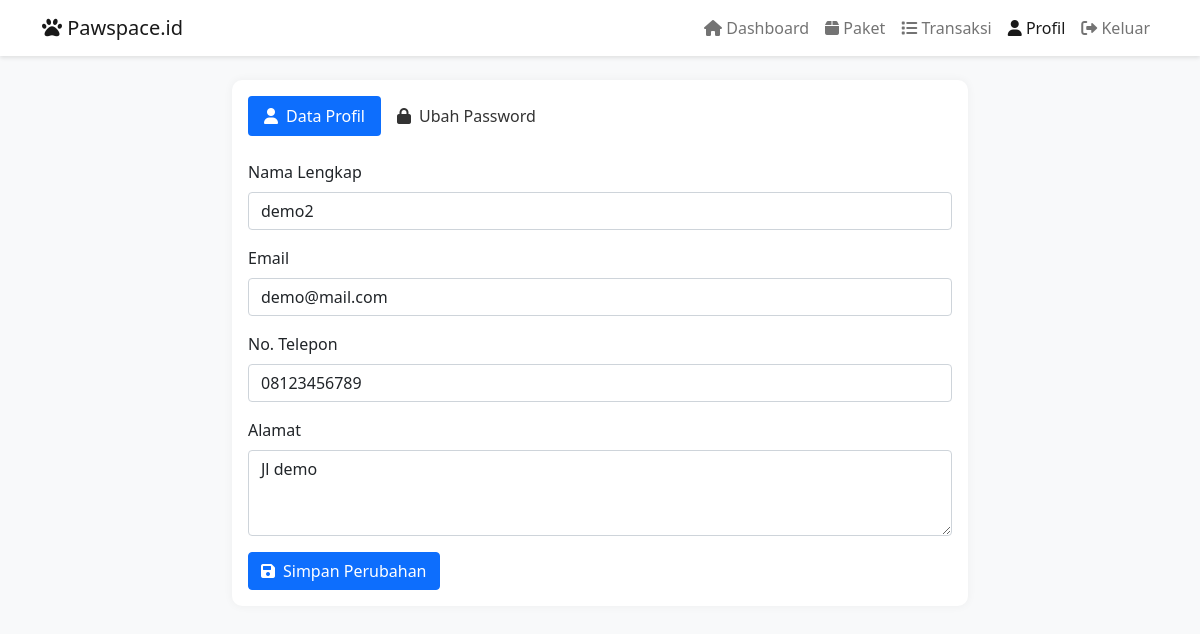
/user/profil.php (signed in), run on the app's committed database.
### tables this page shows
CREATE TABLE `users` (
  `id_user` int NOT NULL,
  `username` varchar(50) NOT NULL,
  `password` varchar(255) NOT NULL,
  `nama_lengkap` varchar(100) NOT NULL,
  `email` varchar(100) NOT NULL,
  `no_telp` varchar(15) DEFAULT NULL,
  `alamat` text,
  `status` enum('aktif','nonaktif') DEFAULT 'aktif',
  `created_at` timestamp NOT NULL DEFAULT CURRENT_TIMESTAMP
);

### user/profil.php (the view, shortened to what this page needs)
<?php
require_once '../includes/config.php';
$user_id = $_SESSION['user_id'];
$query = "SELECT * FROM users WHERE id_user = ?";
$stmt = mysqli_prepare($conn, $query);
mysqli_stmt_bind_param($stmt, "i", $user_id);
mysqli_stmt_execute($stmt);
$user_data = mysqli_fetch_assoc(mysqli_stmt_get_result($stmt));
?>
<!DOCTYPE html>
<html lang="id">
<head>
    <link href="https://cdn.jsdelivr.net/npm/bootstrap@5.1.3/dist/css/bootstrap.min.css" rel="stylesheet">
    <link rel="stylesheet" href="https://cdnjs.cloudflare.com/ajax/libs/font-awesome/6.0.0/css/all.min.css">
</head>
<body>
    <nav class="navbar navbar-expand-lg navbar-light">
        <div class="container">
            <a class="navbar-brand" href="dashboard.php">
                <i class="fas fa-paw"></i> Pawspace.id
            </a>
            <div class="collapse navbar-collapse" id="navbarNav">
                <ul class="navbar-nav ms-auto">
                    <li class="nav-item">
                        <a class="nav-link" href="dashboard.php">
                            <i class="fas fa-home"></i> Dashboard
                        </a>
                    </li>
                    <li class="nav-item">
                        <a class="nav-link" href="daftar_paket.php">
                            <i class="fas fa-box"></i> Paket
                        </a>
                    </li>
                    <li class="nav-item">
                        <a class="nav-link" href="transaksi.php">
                            <i class="fas fa-list"></i> Transaksi
                        </a>
                    </li>
                    <li class="nav-item">
                        <a class="nav-link active" href="profil.php">
                            <i class="fas fa-user"></i> Profil
                        </a>
                    </li>
                    <li class="nav-item">
                        <a class="nav-link" href="logout.php">
                            <i class="fas fa-sign-out-alt"></i> Keluar
                        </a>
                    </li>
                </ul>
            </div>
        </div>
    </nav>
    <div class="container py-4">
        <div class="row justify-content-center">
            <div class="col-md-8">
                <div class="card">
                    <div class="card-body">
                        <ul class="nav nav-pills mb-4" role="tablist">
                            <li class="nav-item">
                                <button class="nav-link active" data-bs-toggle="pill" data-bs-target="#data-profil">
                                    <i class="fas fa-user me-2"></i>Data Profil
                                </button>
                            </li>
                            <li class="nav-item">
                                <button class="nav-link" data-bs-toggle="pill" data-bs-target="#ubah-password">
                                    <i class="fas fa-lock me-2"></i>Ubah Password
                                </button>
                            </li>
                        </ul>
                        <div class="tab-content">
                            <div class="tab-pane fade show active" id="data-profil">
                                <form method="post" action="">
                                    <div class="mb-3">
                                        <label class="form-label">Nama Lengkap</label>
                                        <input type="text" class="form-control" name="nama_lengkap"
                                               value="<?php echo $user_data['nama_lengkap']; ?>" required>
                                    </div>
                                    <div class="mb-3">
                                        <label class="form-label">Email</label>
                                        <input type="email" class="form-control" name="email"
                                               value="<?php echo $user_data['email']; ?>" required>
                                    </div>
                                    <div class="mb-3">
                                        <label class="form-label">No. Telepon</label>
                                        <input type="tel" class="form-control" name="no_telp"
                                               value="<?php echo $user_data['no_telp']; ?>" required>
                                    </div>
                                    <div class="mb-3">
                                        <label class="form-label">Alamat</label>
                                        <textarea class="form-control" name="alamat" rows="3"
                                                  required><?php echo $user_data['alamat']; ?></textarea>
                                    </div>
                                    <button type="submit" name="update_profile" class="btn btn-primary">
                                        <i class="fas fa-save me-2"></i>Simpan Perubahan
                                    </button>
                                </form>
                            </div>
                        </div>
                    </div>
                </div>
            </div>
        </div>
    </div>
</body>
</html>

### user/profil.php (style rules this page uses)
body { background-color: #f8f9fa; }
.navbar { background-color: white; box-shadow: 0 2px 4px rgba(0,0,0,.1); }
.card { margin-bottom: 20px; box-shadow: 0 0 10px rgba(0,0,0,.05); border-radius: 10px; border: none; }
.nav-pills .nav-link { color: #333; }
.nav-pills .nav-link.active { background-color: #0d6efd; }

### data on the page
users: nama_lengkap "demo2", email "demo@mail.com", no_telp "08123456789", alamat "Jl demo"
